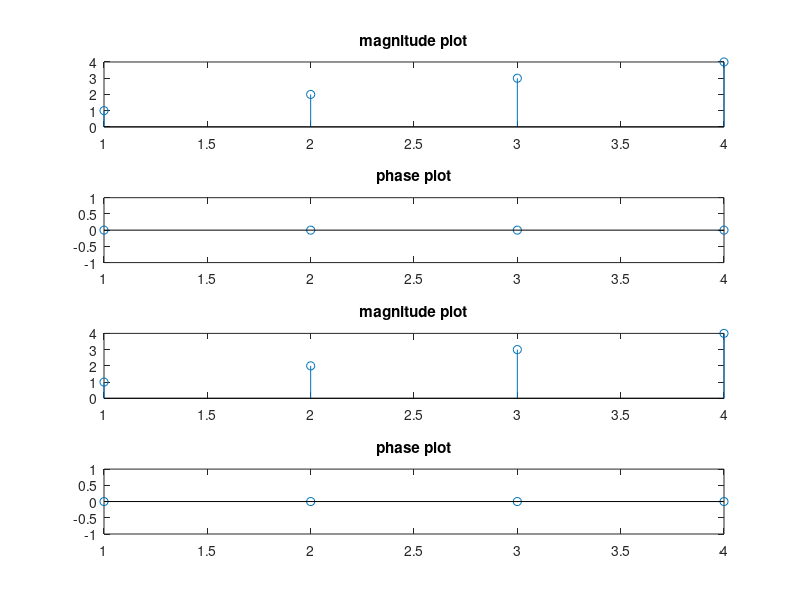

Reproduce this figure in MATLAB.
%circular time shift
clc;
close all;
clear all;
x1=[1 2 3 4];
L=length(x1);
N=4;
l=2;
%x1=[x zeros(1,(N-L))];
for k=0:1:N-1;
    X1(k+1)=0; 
    for n=0:1:N-1;
        X1(k+1)=X1(k+1)+(x1(n+1)*exp((-2*pi*1i*k*n)/N));
    end
end
for k=0:1:N-1
    X2(k+1)=X1(k+1)*exp((-2*pi*i*k*l)/N);
end
for n=0:1:N-1;
    x2(n+1)=0;
    for k=0:1:N-1;
        x2(n+1)=(x2(n+1)+(1/N)*(X2(k+1)*exp((2*pi*1i*k*n)/N)));
    end
end
x1
x2
 subplot(4,1,1),stem(abs(x1));
 title('magnitude plot');
 subplot(4,1,2),stem(angle(x1));
 title('phase plot');
 subplot(4,1,3),stem(abs(x1));
 title('magnitude plot');
 subplot(4,1,4),stem(angle(x1));
 title('phase plot');
